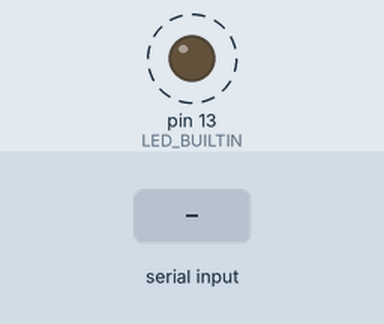
Recording of a sketch running on a simulated Arduino Uno, built with avr-gcc and run on an emulated ATmega328P. Parts: output pins drawn as LEDs (lit = HIGH). Dashed ring = blinking. Inputs (shaded band) come from the test bench. What the sketch prints to the serial monitor is not drawn.

Above: at 1.1 s.
3.1 s: "1" received over Serial
At 3.1 s:
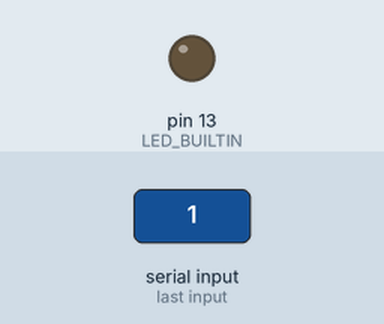
Timing chart, 0 to 12.1 s (numbered marks = the images above; inputs shaded):
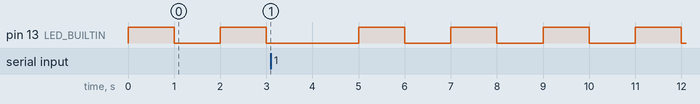

Measured:
- by itself, pin 13 (LED_BUILTIN): alternates HIGH for 1.0 s and LOW for 1.0 s

The sketch:

comunicacionString.ino
```cpp
void setup() {
  Serial.begin(9600);

  pinMode(LED_BUILTIN, OUTPUT);
}


void loop() {
  digitalWrite(LED_BUILTIN, HIGH);  // turn the LED on (HIGH is the voltage level)
  delay(1000);                      // wait for a second
  digitalWrite(LED_BUILTIN, LOW);   // turn the LED off by making the voltage LOW
  delay(1000);                      // wait for a second

  if (Serial.available()>0){
    String cadena = Serial.readString();
    Serial.println(cadena);
  }
}
```
